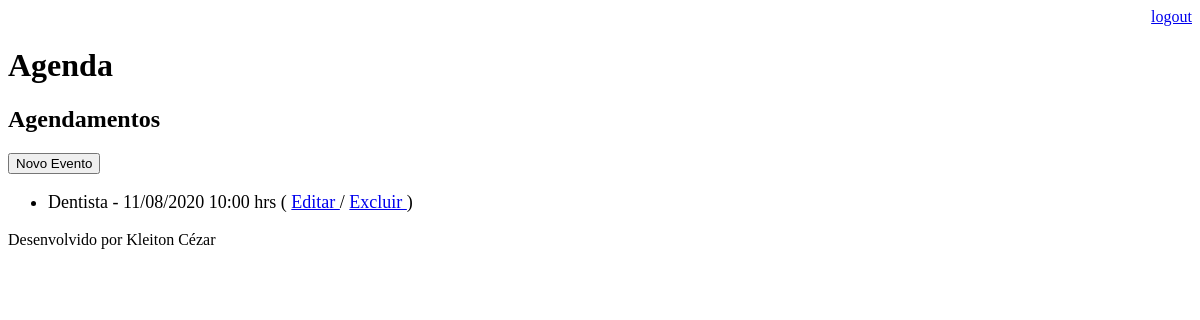
The page /agenda/ (signed in) on the database as committed earlier.
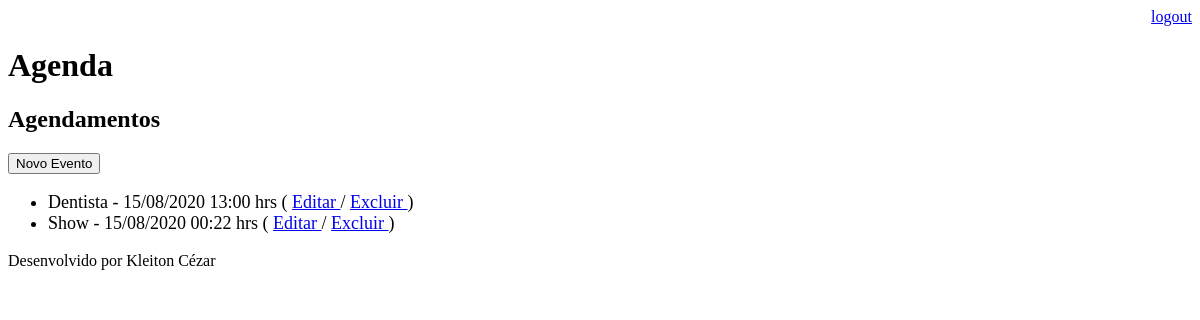
The same page on the database as committed later.
### core/models.py (models this page shows, shortened)
class Evento(models.Model):
    objects = None
    titulo = models.CharField(max_length=100)
    descricao = models.TextField(blank=True, null=True)
    data_evento = models.DateTimeField(verbose_name='Data do Evento')
    data_criacao = models.DateTimeField(auto_now=True)
    usuario = models.ForeignKey(User, on_delete=models.CASCADE)
    class Meta:
        db_table = 'evento'
    def get_data_evento(self):
        return self.data_evento.strftime('%d/%m/%Y %H:%M hrs')

### core/views.py (the view)
# urls.py: path('agenda/', views.lista_eventos),
@login_required(login_url='/login/')
def lista_eventos(request):
    usuario = request.user
    data_atual = datetime.now() - timedelta(hours=1)
    evento = Evento.objects.filter(usuario=usuario)
    dados = {'eventos': evento}
    return render(request, 'new_agenda.html', dados)

### templates/new_agenda.html
{% extends "model-page.html" %}
{% block content %}
    <h2>Agendamentos</h2>
    <a href="evento/">
        <button type="button">Novo Evento</button>
    </a>
    <ul style="font-size: 18px">
        {% for evento in eventos %}
            <li>
                 <div style="""color:red">
                    {{ evento.titulo }} - {{ evento.get_data_evento }}
                    ( <a href="evento/?id={{ evento.id }}"> Editar </a>
                    / <a href="evento/delete/{{ evento.id }}/"> Excluir </a>)
                </div>
            </li>
        {% endfor %}
    </ul>
{% endblock %}

### templates/model-page.html
<!DOCTYPE html>
<html lang="en">
<head>
    {% include "model-header.html" %}
</head>
<body>
    {% block content %} {% endblock %}
    {% include "model-footer.html" %}
</body>
</html>

### templates/model-header.html (shortened to what this page needs)
 <div align="right">
   <a href="/logout">logout</a>
 </div>
 <h1>Agenda</h1>

### templates/model-footer.html
<p> Desenvolvido por Kleiton Cézar</p>

Rows that differ between the two databases and show on the page:
changed Evento "Dentista": get_data_evento "11/08/2020 10:00 hrs" → "15/08/2020 13:00 hrs"
added Evento: titulo "Show", get_data_evento "15/08/2020 00:22 hrs"
